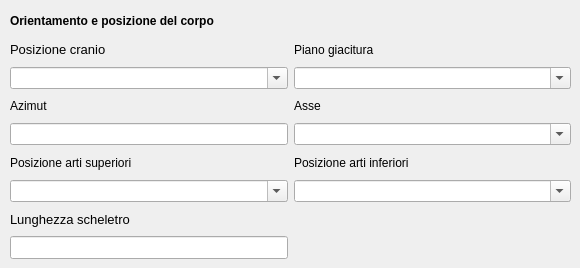
     <widget class="QWidget" name="tab">
      <attribute name="title">
       <string>Orientamento e Posizione</string>
      </attribute>
      <widget class="QWidget" name="layoutWidget">
       <property name="geometry">
        <rect>
         <x>10</x>
         <y>10</y>
         <width>561</width>
         <height>249</height>
        </rect>
       </property>
       <layout class="QGridLayout" name="gridLayout_9">
        <item row="8" column="0">
         <widget class="QLabel" name="label_33">
          <property name="font">
           <font>
            <family>MS Shell Dlg 2</family>
            <pointsize>10</pointsize>
            <weight>50</weight>
            <bold>false</bold>
           </font>
          </property>
          <property name="text">
           <string>Lunghezza scheletro</string>
          </property>
         </widget>
        </item>
        <item row="3" column="0">
         <widget class="QLabel" name="label_47">
          <property name="font">
           <font>
            <family>MS Shell Dlg 2</family>
            <pointsize>9</pointsize>
            <weight>50</weight>
            <bold>false</bold>
           </font>
          </property>
          <property name="autoFillBackground">
           <bool>false</bool>
          </property>
          <property name="text">
           <string>Azimut</string>
          </property>
         </widget>
        </item>
        <item row="4" column="1">
         <widget class="QComboBox" name="comboBox_orientamento_asse">
          <property name="editable">
           <bool>true</bool>
          </property>
         </widget>
        </item>
        <item row="2" column="0">
         <widget class="QComboBox" name="comboBox_posizione_cranio">
          <property name="font">
           <font>
            <family>MS Shell Dlg 2</family>
            <pointsize>9</pointsize>
            <weight>50</weight>
            <bold>false</bold>
           </font>
          </property>
          <property name="editable">
           <bool>true</bool>
          </property>
          <item>
           <property name="text">
            <string/>
           </property>
          </item>
          <item>
           <property name="text">
            <string>Non determinabile</string>
           </property>
          </item>
          <item>
           <property name="text">
            <string>Nord</string>
           </property>
          </item>
          <item>
           <property name="text">
            <string>Est</string>
           </property>
          </item>
          <item>
           <property name="text">
            <string>Ovest</string>
           </property>
          </item>
          <item>
           <property name="text">
            <string>Sud</string>
           </property>
          </item>
          <item>
           <property name="text">
            <string>Nord-Est</string>
           </property>
          </item>
          <item>
           <property name="text">
            <string>Nord-Ovest</string>
           </property>
          </item>
          <item>
           <property name="text">
            <string>Sud-Est</string>
           </property>
          </item>
          <item>
           <property name="text">
            <string>Sud-Ovest</string>
           </property>
          </item>
         </widget>
        </item>
        <item row="3" column="1">
         <widget class="QLabel" name="label_31">
          <property name="font">
           <font>
            <family>MS Shell Dlg 2</family>
            <pointsize>9</pointsize>
            <weight>50</weight>
            <bold>false</bold>
           </font>
          </property>
          <property name="autoFillBackground">
           <bool>false</bool>
          </property>
          <property name="text">
           <string>Asse</string>
          </property>
         </widget>
        </item>
        <item row="1" column="1">
         <widget class="QLabel" name="label_37">
          <property name="font">
           <font>
            <family>MS Shell Dlg 2</family>
            <pointsize>9</pointsize>
            <weight>50</weight>
            <bold>false</bold>
           </font>
          </property>
          <property name="text">
           <string>Piano giacitura</string>
          </property>
         </widget>
        </item>
        <item row="1" column="0">
         <widget class="QLabel" name="label_87">
          <property name="font">
           <font>
            <family>MS Shell Dlg 2</family>
            <pointsize>10</pointsize>
            <weight>50</weight>
            <bold>false</bold>
           </font>
          </property>
          <property name="text">
           <string>Posizione cranio</string>
          </property>
         </widget>
        </item>
        <item row="6" column="1">
         <widget class="QLabel" name="label_10">
          <property name="font">
           <font>
            <family>MS Shell Dlg 2</family>
            <pointsize>9</pointsize>
            <weight>50</weight>
            <bold>false</bold>
           </font>
          </property>
          <property name="text">
           <string>Posizione arti inferiori</string>
          </property>
         </widget>
        </item>
        <item row="7" column="0">
         <widget class="QComboBox" name="comboBox_arti_superiori">
          <property name="editable">
           <bool>true</bool>
          </property>
          <item>
           <property name="text">
            <string/>
           </property>
          </item>
          <item>
           <property name="text">
            <string>Non determinabile</string>
           </property>
          </item>
          <item>
           <property name="text">
            <string>Braccia lungo il corpo</string>
           </property>
          </item>
          <item>
           <property name="text">
            <string>Braccia Incrociate sul petto</string>
           </property>
          </item>
          <item>
           <property name="text">
            <string>Braccia Incrociate sul bacino</string>
           </property>
          </item>
          <item>
           <property name="text">
            <string>Mani congiunte sul petto</string>
           </property>
          </item>
          <item>
           <property name="text">
            <string>Mani congiunte sul bacino  </string>
           </property>
          </item>
         </widget>
        </item>
        <item row="6" column="0">
         <widget class="QLabel" name="label_5">
          <property name="font">
           <font>
            <family>MS Shell Dlg 2</family>
            <pointsize>9</pointsize>
            <weight>50</weight>
            <bold>false</bold>
           </font>
          </property>
          <property name="text">
           <string>Posizione arti superiori</string>
          </property>
         </widget>
        </item>
        <item row="7" column="1">
         <widget class="QComboBox" name="comboBox_arti_inferiori">
          <property name="sizePolicy">
           <sizepolicy hsizetype="Expanding" vsizetype="Fixed">
            <horstretch>0</horstretch>
            <verstretch>0</verstretch>
           </sizepolicy>
          </property>
          <property name="editable">
           <bool>true</bool>
          </property>
          <item>
           <property name="text">
            <string/>
           </property>
          </item>
          <item>
           <property name="text">
            <string>Distesi</string>
           </property>
          </item>
          <item>
           <property name="text">
            <string>Incrociati</string>
           </property>
          </item>
          <item>
           <property name="text">
            <string>Asimmetrici</string>
           </property>
          </item>
          <item>
           <property name="text">
            <string>Non determinabile</string>
           </property>
          </item>
         </widget>
        </item>
        <item row="0" column="0">
         <widget class="QLabel" name="label_17">
          <property name="font">
           <font>
            <family>MS Shell Dlg 2</family>
            <pointsize>9</pointsize>
            <weight>75</weight>
            <bold>true</bold>
           </font>
          </property>
          <property name="autoFillBackground">
           <bool>false</bool>
          </property>
          <property name="text">
           <string>Orientamento e posizione del corpo</string>
          </property>
         </widget>
        </item>
        <item row="4" column="0">
         <widget class="QLineEdit" name="lineEdit_orientamento_azimut">
          <property name="minimumSize">
           <size>
            <width>0</width>
            <height>19</height>
           </size>
          </property>
          <property name="font">
           <font>
            <family>MS Shell Dlg 2</family>
            <pointsize>9</pointsize>
            <weight>50</weight>
            <bold>false</bold>
           </font>
          </property>
          <property name="cursor">
           <cursorShape>IBeamCursor</cursorShape>
          </property>
          <property name="autoFillBackground">
           <bool>false</bool>
          </property>
         </widget>
        </item>
        <item row="2" column="1">
         <widget class="QComboBox" name="comboBox_posizione_scheletro">
          <property name="font">
           <font>
            <family>MS Shell Dlg 2</family>
            <pointsize>9</pointsize>
            <weight>50</weight>
            <bold>false</bold>
           </font>
          </property>
          <property name="editable">
           <bool>true</bool>
          </property>
          <item>
           <property name="text">
            <string/>
           </property>
          </item>
          <item>
           <property name="text">
            <string>Non determinabile</string>
           </property>
          </item>
          <item>
           <property name="text">
            <string>Supino</string>
           </property>
          </item>
          <item>
           <property name="text">
            <string>Prono</string>
           </property>
          </item>
          <item>
           <property name="text">
            <string>Posizione fetale</string>
           </property>
          </item>
          <item>
           <property name="text">
            <string>Su lato dx</string>
           </property>
          </item>
          <item>
           <property name="text">
            <string>Su lato sx</string>
           </property>
          </item>
         </widget>
        </item>
        <item row="9" column="0">
         <widget class="QLineEdit" name="lineEdit_lunghezza_scheletro">
          <property name="minimumSize">
           <size>
            <width>0</width>
            <height>0</height>
           </size>
          </property>
          <property name="font">
           <font>
            <family>MS Shell Dlg 2</family>
            <pointsize>10</pointsize>
            <weight>50</weight>
            <bold>false</bold>
           </font>
          </property>
         </widget>
        </item>
       </layout>
      </widget>
     </widget>
